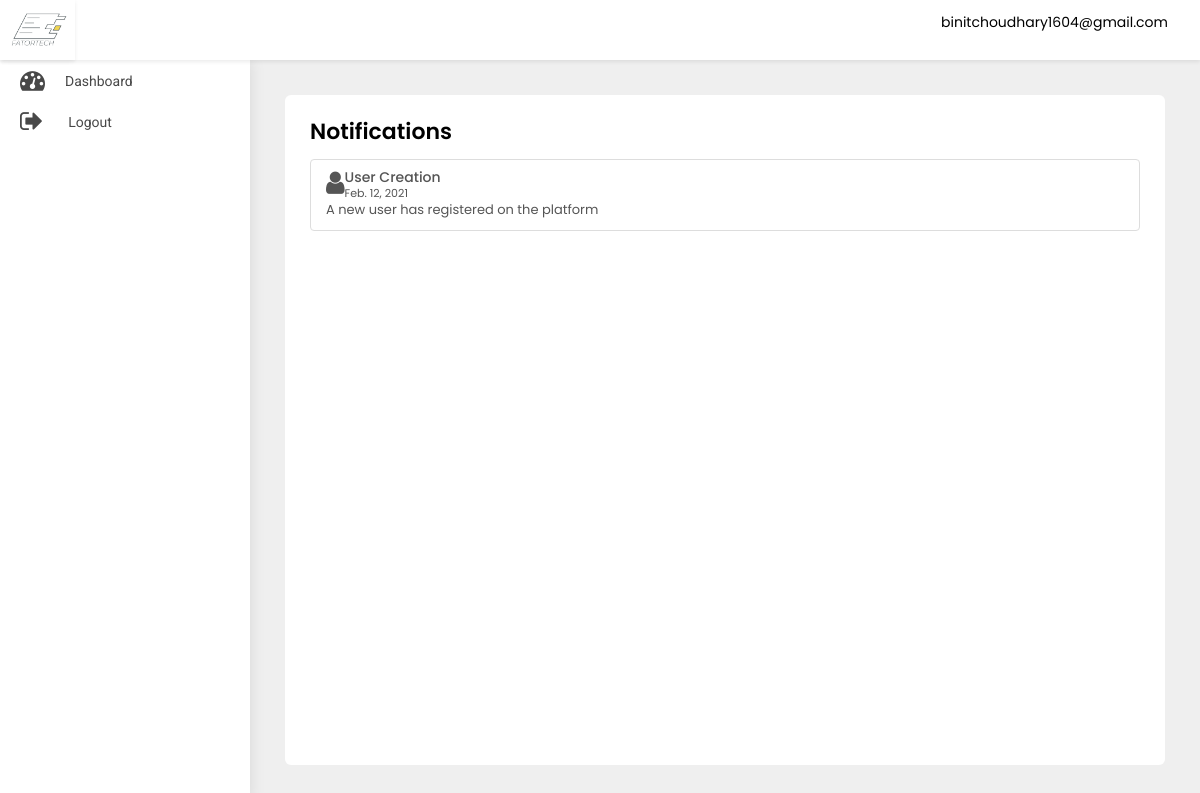
Screenshot of /adminpanel/notification/ (signed in) with the database file from the repository.
### src/models.py (models this page shows)
class User(AbstractBaseUser, PermissionsMixin):
    first_name = models.CharField(default='first name', max_length=100)
    last_name = models.CharField(default='', max_length=100, null=True, blank=True)
    email = models.CharField(default='', max_length=255, unique=True)
    country_code = models.CharField(default='+91', max_length=10)
    phone_number = models.CharField(default='', max_length=18)
    profile_pic = models.ImageField(default='default_profile.png', null=True, blank=True)
    device_token = models.CharField(default='', max_length=500, null=True, blank=True)
    password = models.CharField(default='', max_length=100)
    confirm_password = models.CharField(default='', max_length=100)
    is_merchant = models.BooleanField(default=False)
    is_subadmin = models.BooleanField(default=False)
    created_at = models.DateTimeField(auto_now_add=True)
    is_active = models.BooleanField(default=True)
    is_staff = models.BooleanField(default=False)
    can_manage_merchant = models.BooleanField(default=False)
    can_manage_category = models.BooleanField(default=False)
    can_manage_branch = models.BooleanField(default=False)
    can_manage_receipts = models.BooleanField(default=False)
    can_manage_dashboard = models.BooleanField(default=False)
    objects = UserManager()
    USERNAME_FIELD = 'email'
    class Meta:
        ordering = ('-created_at',)

class UserNotification(models.Model):
    to = models.ForeignKey(User, on_delete=models.CASCADE)
    title = models.CharField(default='title', max_length=200)
    title_in_arabic = models.CharField(default='title', max_length=200)
    body = models.CharField(default='body', max_length=200)
    body_in_arabic = models.CharField(default='body', max_length=200)
    read = models.BooleanField(default=False)
    created_at = models.DateTimeField(auto_now_add=True)
    class Meta:
        ordering = ('-created_at',)

### adminpanel/views.py (the view)
# urls.py: path('notification/', NotificationView.as_view(), name='notification'),
class NotificationView(ListView):
    model = UserNotification
    template_name = 'notification.html'

### adminpanel/templates/notification.html (shortened to what this page needs)
{% extends 'base-ereceipt.html' %}
{% block body %}
<div class="WrapperArea">
    <div class="WrapperBox">
        <div class="Small-Wrapper">
            <h4 class="Title">Notifications</h4>
            <div class="NotificationList">
                {% for object in object_list %}
                {% if object.to.is_superuser %}
                <div class="list-group">
                    <a class="list-group-item list-group-item-action flex-column align-items-start">
                        {% if object.title == 'User Creation' %}
                        <figure class="pull-left"><i class="fa  fa-user fa-2x" aria-hidden="true"></i></figure>
                        {% elif object.title == 'Password Changed' %}
                        <figure class="pull-left"><i class="fa  fa-lock fa-2x" aria-hidden="true"></i></figure>
                        {% elif object.title == 'Phone number Update' %}
                        <figure class="pull-left"><i class="fa  fa-phone fa-2x" aria-hidden="true"></i></figure>
                        {% elif object.title == 'Profile Update' %}
                        <figure class="pull-left"><i class="fa  fa-user fa-2x" aria-hidden="true"></i></figure>
                        {% else %}
                        <figure class="pull-left ml-5"><i class="fa  fa-shopping-cart fa-2x" aria-hidden="true"></i>
                        </figure>
                        {% endif %}
                        <div class="msg-right">
                            <div class="d-flex w-100 justify-content-between">
                                <h5 class="mb-1">{{object.title}}</h5>
                                <small>{{object.created_at|date:'M. d, Y'}}</small>
                            </div>
                            <p class="mb-1"> {{object.body}}</p>
                        </div>
                    </a>
                </div>
                {% endif %}
                {% endfor %}
            </div>
        </div>
    </div>
</div>
{% endblock body %}

### adminpanel/templates/base-ereceipt.html (shortened to what this page needs)
{% load static %}
<head>
    <link rel="stylesheet" type="text/css" href="{% static 'adminpanel/css/select2.min.min.css' %}">
    <link type="text/css" rel="stylesheet" href="{% static 'adminpanel/css/style.css' %}">
    <link rel="stylesheet" href="{% static 'adminpanel/css/media.css' %}">
</head>
<body>
<div class="Header">
    <div class="Logo">
        <img src="{% static 'adminpanel/images/logo.jpg' %}">
    </div>
    <div class="Navigation">
        {% if user.is_authenticated %}
        <div class="Avater">
            <a href="javascript:void(0);">
                {{user}} </a>
        </div>
        {% endif %}
    </div>
</div>
<div class="SidenavBar">
    <ul>
        {% if user.is_superuser %}
        <li class="nav-item nav-link {% if request.resolver_match.view_name  == 'adminpanel:dashboard' %}active{% endif %}">
            <a href="{% url 'adminpanel:dashboard'  %}">
                <span><i class="fa fa-tachometer"></i></span> Dashboard
            </a>
        </li>
        <li class="nav-item nav-link {% if request.resolver_match.view_name  == 'adminpanel:users-list' %}active{% endif %}">
            <a href="{% url 'adminpanel:users-list' %}">
                <span><i class="fa fa-user"></i></span> User Management
            </a>
        </li>
        <li class="nav-item nav-link {% if request.resolver_match.view_name  == 'adminpanel:category' %}active{% endif %}">
            <a href="{% url 'adminpanel:category' %}">
                <span><i class="fa fa-list"></i></span> Add Category
            </a>
        </li>
        <li class="nav-item nav-link {% if request.resolver_match.view_name  == 'adminpanel:category-list' %}active{% endif %}">
            <a href="{% url 'adminpanel:category-list' %}">
                <span><i class="fa fa-list-alt"></i></span>Category List
            </a>
        </li>
        <li class="nav-item nav-link {% if request.resolver_match.view_name  == 'adminpanel:add-merchant' %}active{% endif %}">
            <a href="{% url 'adminpanel:add-merchant' %}">
                <span><i class="fa fa-user-plus"></i></span> Add Merchant
            </a>
        </li>
        <li class="nav-item nav-link {% if request.resolver_match.view_name  == 'adminpanel:add-sub-admin' %}active{% endif %}">
            <a href="{% url 'adminpanel:add-sub-admin' %}">
                <span><i class="fa fa-user-plus"></i></span> Add Sub Admin
            </a>
        </li>
        <li class="nav-item nav-link {% if request.resolver_match.view_name  == 'adminpanel:add-branch' %}active{% endif %}">
            <a href="{% url 'adminpanel:add-branch' %}">
                <span><i class="fa fa-building-o"></i></span> Add Branch
            </a>
        </li>
        <li class="nav-item nav-link {% if request.resolver_match.view_name  == 'adminpanel:branch-list' %}active{% endif %}">
            <a href="{% url 'adminpanel:branch-list' %}">
                <span><i class="fa fa-building"></i></span>Branch Management
            </a>
        </li>
        <li class="nav-item nav-link {% if request.resolver_match.view_name  == 'adminpanel:banner-list' %}active{% endif %}">
            <a href="{% url 'adminpanel:banner-list' %}">
                <span><i class="fa fa-image"></i></span>Banner Management
            </a>
        </li>
        <li class="nav-item nav-link {% if request.resolver_match.view_name  == 'adminpanel:sub-admin-list' %}active{% endif %}">
            <a href="{% url 'adminpanel:sub-admin-list' %}">
                <span><i class="fa fa-users"></i></span>Sub Admin Management
            </a>
        </li>
        <li class="nav-item nav-link {% if request.resolver_match.view_name  == 'adminpanel:merchant-list' %}active{% endif %}">
            <a href="{% url 'adminpanel:merchant-list' %}">
                <span><i class="faImg"><img src="{% static 'adminpanel/images/profession.svg' %}" alt="paid"
                                            class="img-fluid"></i></span>
                <p>Merchant Management</p>
            </a>
        </li>
        <li class="nav-item nav-link {% if request.resolver_match.view_name  == 'adminpanel:receipt-list' %}active{% endif %}">
            <a href="{% url 'adminpanel:receipt-list' %}">
                <span><i class="faImg"><img src="{% static 'adminpanel/images/transaction.svg' %}" alt="paid"
                                            class="img-fluid"></i></span>
                <p>Receipts Management</p>
            </a>
        </li>
        <li class="nav-item nav-link {% if request.resolver_match.view_name  == 'adminpanel:send-notification' %}active{% endif %}">
            <a href="{% url 'adminpanel:send-notification' %}">
                <span><i class="fa fa-bell"></i></span>
                <p>Push Notification</p>
            </a>
        </li>
        <li class="nav-item nav-link {% if request.resolver_match.view_name  == 'adminpanel:static-content' %}active{% endif %}">
            <a href="{% url 'adminpanel:static-content' %}">
                <span><i class="fa fa-font"></i></span>
                <p>Static content Management</p>
            </a>
        </li>
        <li class="nav-item nav-link {% if request.resolver_match.view_name  == 'logout' %}active{% endif %}">
            <a href="{% url 'logout' %}">
                <span><i class="fa fa-sign-out"></i></span>
                <p>Logout</p>
            </a>
        </li>
        {% else %}
        <li class="nav-item nav-link {% if request.resolver_match.view_name  == 'adminpanel:dashboard' %}active{% endif %}">
            <a href="{% url 'adminpanel:dashboard'  %}">
                <span><i class="fa fa-tachometer"></i></span> Dashboard
            </a>
        </li>
        <li class="nav-item nav-link {% if request.resolver_match.view_name  == 'logout' %}active{% endif %}">
            <a href="{% url 'logout' %}">
                <span><i class="fa fa-sign-out"></i></span>
                <p>Logout</p>
            </a>
        </li>
        {% endif %}
    </ul>
</div>
{% block body %}
{% endblock body %}
</body>
</html>

### static/adminpanel/css/style.css (style rules this page uses)
body { margin: 0; padding: 0; font-family: 'Poppins', sans-serif !important; font-size: 13px; color: #3a3a3a; font-weight: 400; }
* { margin: 0px; padding: 0px; }
header, footer, aside, article, section, detail, nav, figure { position: relative; }
h1, h2, h3, h4, h5, h6, p { margin: 0; padding: 0; }
ul, li, ol { list-style-type: none; margin: 0; padding: 0; }
a { text-decoration: none; outline: none; }
img { border: 0; outline: none; max-width: 100%; }
p { margin: 0; padding: 0; }
.Header { box-shadow: 0 2px 4px rgba(0, 0, 0, .08); -webkit-box-shadow: 0 2px 4px rgba(0, 0, 0, .08); position: fixed; width: 100%; left: 0; top: 0; background-color: #fff; z-index: 99 }
.Header .Logo { width: 75px; text-align: center; padding: 5px 0; float: left; height: 60px; box-shadow: 0 2px 4px rgba(0, 0, 0, .08); }
.Header .Logo img { height: 100%; width: 100%; object-fit: cover; }
.Header .Navigation { transition: all 0.2s ease; margin-left: 235px; padding: 7px 3.2rem; width: calc(100% - 235px); text-align: right; height: 60px }
.Header .Navigation .Avater { margin: 5px 0 5px 30px; position: relative; display: inline-block }
.Header .Navigation .Avater a { display: flex; align-items: center; font-size: 14px; color: #000 }
.SidenavBar { height: calc(100% - 60px); position: fixed; width: 250px; top: 60px; padding: 0; overflow: auto; box-shadow: 0 0 15px rgba(0, 0, 0, .1); background-color: #fff; z-index: 2; transition: 0.2s all ease-in-out; }
.SidenavBar ul { margin: 0 }
.SidenavBar ul li { margin: 0 }
.SidenavBar ul li a { display: flex; cursor: pointer; padding: 8px 20px 8px 20px; transition: 0.2s all ease-in-out; color: #484848; font-family: "Roboto"; font-size: 14px; text-transform: capitalize; position: relative; align-items: center; overflow: hidden; white-space: nowrap; }
.SidenavBar ul li a span { font-size: 25px; margin-right: 20px; }
.SidenavBar ul li:nth-child(2) a span { margin-right: 25px; }
.WrapperArea { margin-left: 250px; flex: 1 1 auto; display: flex; flex-direction: column; margin-top: 60px; transition: 0.2s all ease-in-out; background-color: #efefef; }
.WrapperArea .WrapperBox { padding: 35px; background-color: #efefef; min-height: calc(100vh - 60px) }
.Small-Wrapper { background-color: #fff; padding: 25px; border-radius: 6px; height: 100%; min-height: calc(100vh - 130px); }
h4.Title { margin: 0 0 15px; font-weight: 600; color: #000; text-transform: capitalize; font-size: 22px; display:inline-block; }

### rows the page displays
User: email "binitchoudhary1604@gmail.com"
UserNotification: title "User Creation", created_at "Feb. 12, 2021", body "A new user has registered on the platform"
